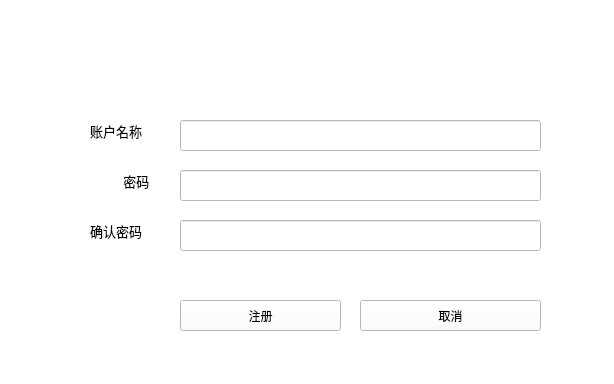
<?xml version="1.0" encoding="UTF-8"?>
<ui version="4.0">
 <class>UserRegistWindow</class>
 <widget class="QMainWindow" name="UserRegistWindow">
  <property name="geometry">
   <rect>
    <x>0</x>
    <y>0</y>
    <width>614</width>
    <height>384</height>
   </rect>
  </property>
  <property name="minimumSize">
   <size>
    <width>614</width>
    <height>384</height>
   </size>
  </property>
  <property name="maximumSize">
   <size>
    <width>614</width>
    <height>384</height>
   </size>
  </property>
  <property name="windowTitle">
   <string>Stepic 注册</string>
  </property>
  <property name="windowIcon">
   <iconset>
    <normaloff>../image/游戏.png</normaloff>../image/游戏.png</iconset>
  </property>
  <property name="styleSheet">
   <string notr="true">background-color: rgb(255, 255, 255);</string>
  </property>
  <widget class="QWidget" name="centralwidget">
   <widget class="QLabel" name="label_icon">
    <property name="geometry">
     <rect>
      <x>80</x>
      <y>10</y>
      <width>231</width>
      <height>91</height>
     </rect>
    </property>
    <property name="text">
     <string/>
    </property>
    <property name="pixmap">
     <pixmap>../image/游戏大logo-s.png</pixmap>
    </property>
   </widget>
   <widget class="QLabel" name="label_name">
    <property name="geometry">
     <rect>
      <x>90</x>
      <y>120</y>
      <width>71</width>
      <height>21</height>
     </rect>
    </property>
    <property name="font">
     <font>
      <family>微软雅黑</family>
      <pointsize>10</pointsize>
     </font>
    </property>
    <property name="text">
     <string>账户名称</string>
    </property>
   </widget>
   <widget class="QLineEdit" name="lineEdit_name">
    <property name="geometry">
     <rect>
      <x>180</x>
      <y>120</y>
      <width>361</width>
      <height>31</height>
     </rect>
    </property>
   </widget>
   <widget class="QLabel" name="label_pwd">
    <property name="geometry">
     <rect>
      <x>120</x>
      <y>170</y>
      <width>41</width>
      <height>21</height>
     </rect>
    </property>
    <property name="font">
     <font>
      <family>微软雅黑</family>
      <pointsize>10</pointsize>
     </font>
    </property>
    <property name="text">
     <string> 密码</string>
    </property>
   </widget>
   <widget class="QLineEdit" name="lineEdit_pwd">
    <property name="geometry">
     <rect>
      <x>180</x>
      <y>170</y>
      <width>361</width>
      <height>31</height>
     </rect>
    </property>
    <property name="echoMode">
     <enum>QLineEdit::Password</enum>
    </property>
   </widget>
   <widget class="QPushButton" name="btn_regist">
    <property name="geometry">
     <rect>
      <x>180</x>
      <y>300</y>
      <width>161</width>
      <height>31</height>
     </rect>
    </property>
    <property name="font">
     <font>
      <family>微软雅黑</family>
     </font>
    </property>
    <property name="styleSheet">
     <string notr="true">background-color: rgb(255, 255, 255);</string>
    </property>
    <property name="text">
     <string>注册</string>
    </property>
    <property name="autoDefault">
     <bool>false</bool>
    </property>
    <property name="default">
     <bool>false</bool>
    </property>
    <property name="flat">
     <bool>false</bool>
    </property>
   </widget>
   <widget class="QToolButton" name="btn_close">
    <property name="geometry">
     <rect>
      <x>360</x>
      <y>300</y>
      <width>181</width>
      <height>31</height>
     </rect>
    </property>
    <property name="font">
     <font>
      <family>微软雅黑</family>
     </font>
    </property>
    <property name="styleSheet">
     <string notr="true">background-color: rgb(255, 255, 255);</string>
    </property>
    <property name="text">
     <string>取消</string>
    </property>
   </widget>
   <widget class="QLabel" name="label_repwd">
    <property name="geometry">
     <rect>
      <x>90</x>
      <y>220</y>
      <width>71</width>
      <height>21</height>
     </rect>
    </property>
    <property name="font">
     <font>
      <family>微软雅黑</family>
      <pointsize>10</pointsize>
     </font>
    </property>
    <property name="text">
     <string>确认密码</string>
    </property>
   </widget>
   <widget class="QLineEdit" name="lineEdit_repwd">
    <property name="geometry">
     <rect>
      <x>180</x>
      <y>220</y>
      <width>361</width>
      <height>31</height>
     </rect>
    </property>
    <property name="echoMode">
     <enum>QLineEdit::Password</enum>
    </property>
   </widget>
  </widget>
 </widget>
 <resources/>
 <connections/>
</ui>
